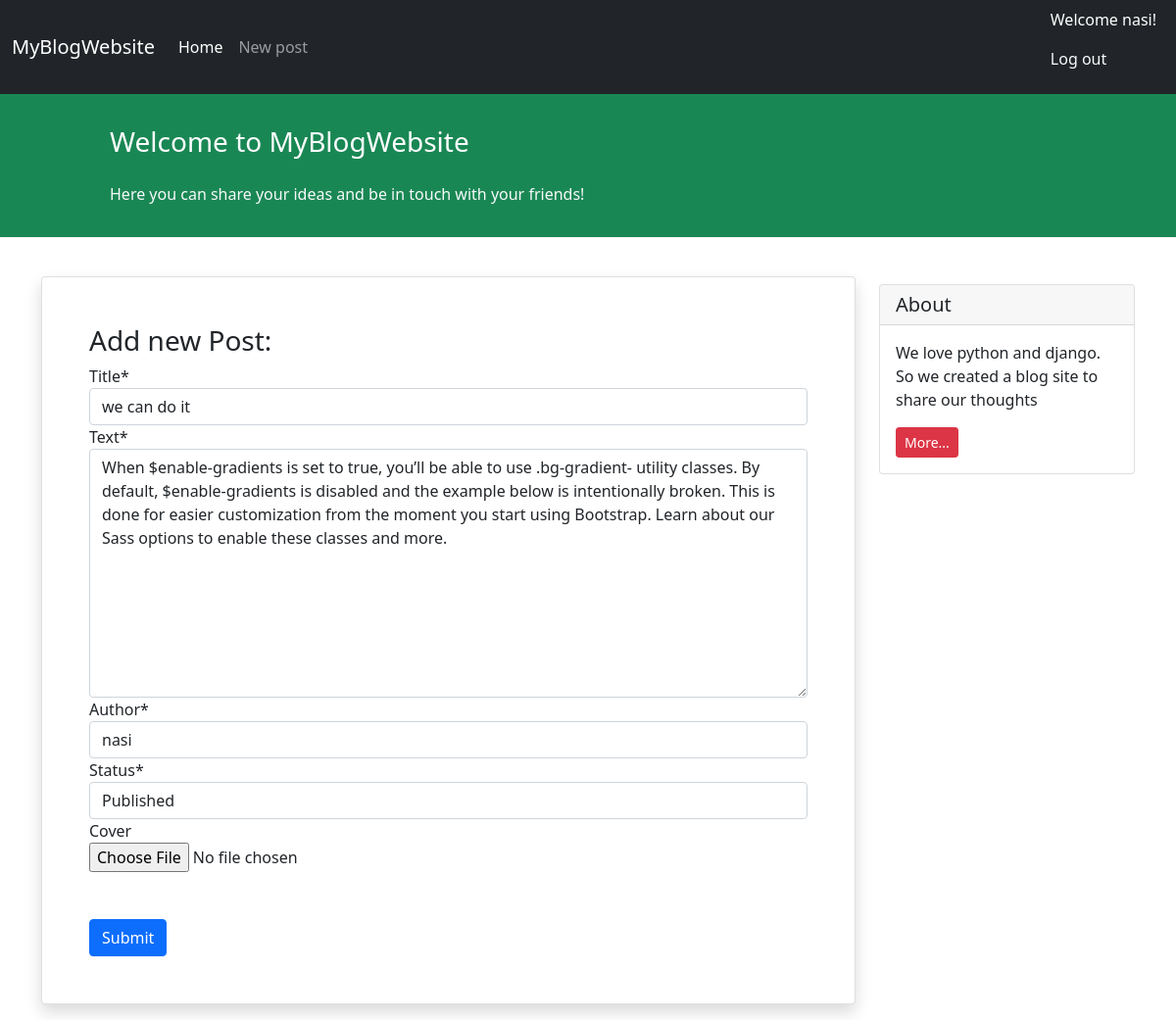
/update/we-can-do-it/3/ (signed in), run on the app's committed database.
### blog/models.py (models this page shows, shortened)
class Post(models.Model):
    STATUS_CHOICES = (
        ('published', 'Published'),
        ('draft', 'Draft'),
    )
    title = models.CharField(max_length=200)
    text = models.TextField()
    author = models.ForeignKey('auth.User', on_delete=models.CASCADE)
    datetime_created = models.DateTimeField(auto_now_add=True)
    datetime_modified = models.DateTimeField(auto_now=True)
    status = models.CharField(choices=STATUS_CHOICES, max_length=10)
    slug = models.SlugField(max_length=250, blank=False, editable=False)
    cover = models.ImageField(upload_to='post_cover/', blank=True)

### blog/views.py (the view)
# urls.py: path('update/<slug:slug>/<str:pk>/', views.PostUpdateView.as_view(), name='post_update'),
class PostUpdateView(LoginRequiredMixin, generic.UpdateView):
    form_class = PostForm
    model = Post
    template_name = 'blog/post_create.html'
    slug_field = 'slug'

### blog/forms.py
class PostForm(ModelForm):
    class Meta:
        model = Post
        fields = ['title', 'text', 'author', 'status', 'cover']

### blog/templates/blog/post_create.html (shortened to what this page needs)
{% extends '_base.html' %}
{% load crispy_forms_tags %}
{% block content %}
<div class="container mt-4">
    <div class="row">
        <div class="col-9">
            <div class="card shadow my-3 p-5">
                <h3>Add new Post:</h3>
                <form enctype="multipart/form-data" action="" method="POST">
                    <table>
                        {{form|crispy}}
                    </table>
                    <button type="submit" class="btn btn-primary mt-5">Submit</button>
                </form>
            </div>
        </div>
        <div class="col-3">
                <div class="card my-4">
                    <h5 class="card-header">About</h5>
                    <div class="card-body">
                        <p class="card-text">We love python and django. So we created a blog site to share our
                            thoughts</p>
                        <a href="#"
                           class="btn btn-sm btn-danger">
                            More...
                        </a>
                    </div>
                </div>
        </div>
    </div>
</div>
{% endblock content %}

### templates/_base.html (shortened to what this page needs)
<!doctype html>
<html lang="en">
<head>
    <link href="https://cdn.jsdelivr.net/npm/bootstrap@5.1.3/dist/css/bootstrap.min.css" rel="stylesheet"
>
</head>
<body>
<nav class="navbar navbar-expand-lg navbar-dark bg-dark">
    <div class="container-fluid">
        <a class="navbar-brand" >MyBlogWebsite</a>
        <div class="collapse navbar-collapse" id="navbarNavAltMarkup">
            <div class="navbar-nav">
                <a class="nav-link active" aria-current="page" href="{% url 'post_list' %}">Home</a>
                <a class="nav-link" href="{% url 'post_create' %}">New post</a>
            </div>
        </div>
        <div class="mx-2 text-white">
            {% if user.is_authenticated %}
               <p>Welcome {{user.username}}!</p>
                <p><a class="text-light text-decoration-none" href="{% url 'logout' %}">Log out</a></p>
            {% else %}
                <a class="text-light text-decoration-none" href="{% url 'login' %}">Log in</a> | <a class="text-light text-decoration-none" href="{% url 'signup' %}">Sign up</a>
            {% endif %}
        </div>
    </div>
</nav>
<div class="container-fluid bg-success">
    <div class="row py-3">
        <div class="col-md-8 col-md-10 mx-auto">
            <h3 class="my-4 mt-3 text-white">Welcome to MyBlogWebsite</h3>
            <p class="text-light"> Here you can share your ideas and be in touch with your friends!</p>
        </div>
    </div>
</div>
        {% block content %}
        {% endblock content %}
</body>
</html>

### data on the page
Post: title "we can do it", text "When $enable-gradients is set to true, you’ll be able to use .bg-gradient- utility classes. By default, $enable-gradients is disabled and the example below is intentionally broken. This is done for easier customization from the moment you start using Bootstrap. Learn about our Sass options to enable these classes and more.", author "nasi", status "Published"

### other printed values
{{ user.username }} "nasi"
